Frame 1 (no input): blank canvas, image omitted
Frame 60 (the mouse pressed at the canvas centre just before this capture): blank canvas, image omitted
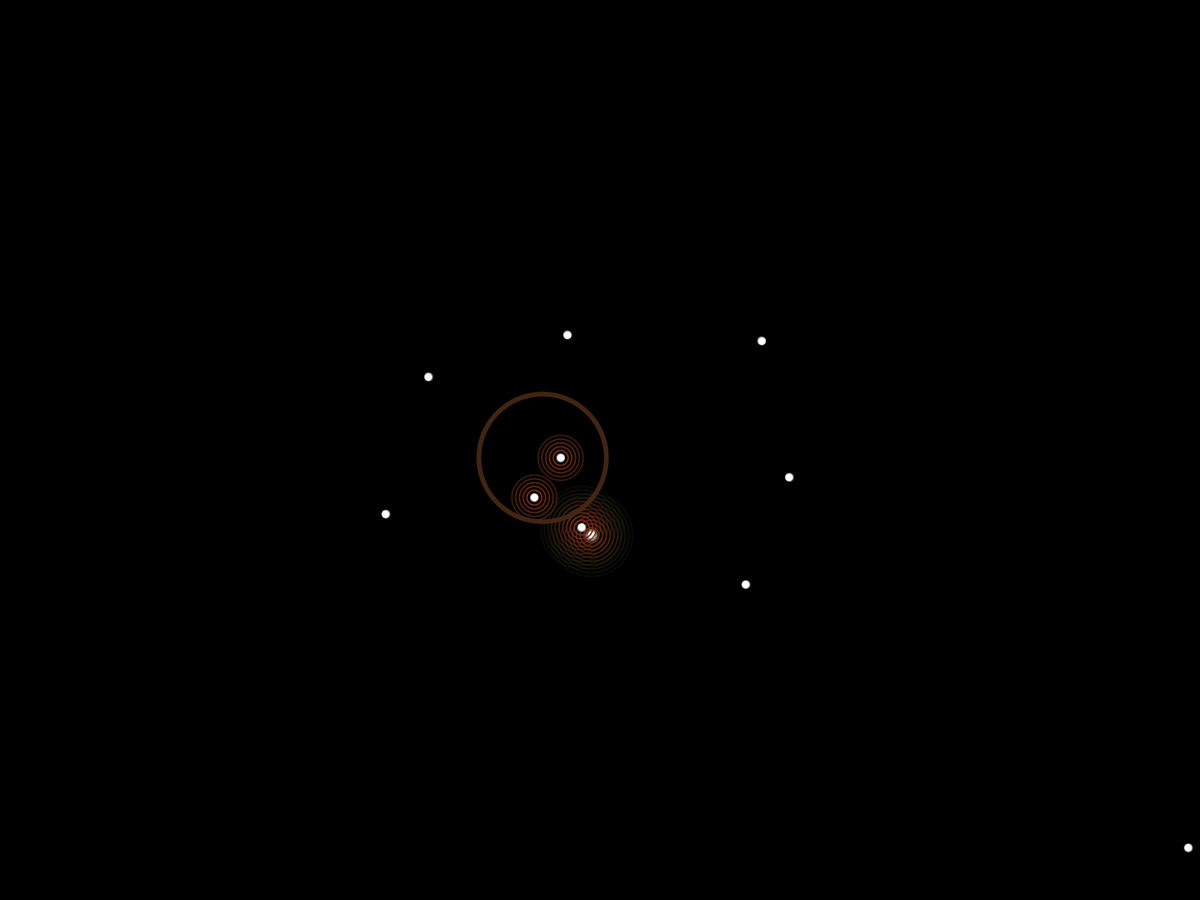
Frame 120 (the mouse held since frame 60 and released just before this capture)

The Processing sketch whose frames 1 and 60 were blank and that drew this single picture after the mouse press (run headless with seeded random() and noise(); from frame 60 on, the mouse is pressed at the canvas centre):

// Processing sketch: Lepettajat_I
// ── Lepettajat_I.pde
Mover [] movers;
Bloomer [] bloomers;
float centX;
float centY;
float easing = 0.005;
int moversQ;
float timeSinceAdd = 0;

void setup () {
  fullScreen ();
  //size (1600, 900);
  background (0);
  frameRate (24);
  smooth ();
  
  centX = width / 2;
  centY = height / 2;
  
  moversQ = 10;
  int variance = 300;
  float moverRad = 10;
  
  movers = new Mover [moversQ];
  bloomers = new Bloomer [0];
  
  int i = 0;
  for (int ang = 0; i < movers.length; ang += 360 / moversQ) {
    float rad = radians (ang);
    float xPos = centX + (cos(rad)) * variance;
    float yPos = centY + (sin(rad)) * variance;
    movers [i] = new Mover (xPos, yPos, moverRad);
    i++;
  }
}

void draw () {
  background (0);
  for (int i = 0; i < movers.length; i++) {
    movers[i].Update ();   
  }
  for (int i = 0; i < bloomers.length; i++) {
    bloomers [i].Update ();
  }
}

// ── Bloomer.pde
class Bloomer {
  
  float xPos;
  float yPos;
  float radius = 0;
  float alph = 255;
  float weight = 8;
  boolean active = true;
  
  Bloomer (float x, float y) {
    xPos = x;
    yPos = y;
  }
  
  void Update () {
    if (active) {
      radius += 10;
      alph -= 1;
      if (weight > 1) {
        weight -= .1;
      }
      Draw ();
    }
    if (radius > width) {
      active = false;
    }
  }
  
  void Draw () {
    stroke (70, 40, 20, alph);
    strokeWeight (weight);
    ellipse (xPos, yPos, radius, radius); 
  }
}

// ── Mover.pde
class Mover {
  
  float xPos;
  float yPos;
  float radius;
  float xDest; 
  float yDest;
  int encounters;
  
  int interval = (int) random (10) + 1;
  
  Mover (float x, float y, float rad) {
    xPos = x;
    yPos = y;
    radius = rad;
    float xd = random (width);
    float yd = random (height); 
    setDest (xd, yd);
  }
  
  void setDest (float xd, float yd) {
    xDest = xd;
    yDest = yd;
  }
  
  void Draw () {
    fill (255);
    stroke (255, 255, 255, 127);
    ellipse (xPos, yPos, radius, radius);
    noFill ();
    for (int e = 0; e < encounters; e++) {
      strokeWeight (2);
      stroke (120 - (10 * e), 40, 20, 255 - (20 * e));
      ellipse (xPos, yPos, radius + 10 * e + 10, radius + 10 * e + 10);
    }
  }
  
  void Update () {
    
    float dx = xDest - xPos;
    float dy = yDest - yPos;
    
    xPos += dx * easing;
    yPos += dy * easing;
    
    if (frameCount % (interval * 10) == 0) {
      float xd = random (width);
      float yd = random (height); 
      setDest (xd, yd);
      if (encounters > 0 && random (4) > 2) {
        encounters--;
      }
    }
    
    if (xPos > (width + radius)) {xPos = 0 - radius;}
    if (xPos < (0 - radius)) {xPos = width + radius;}
    if (yPos > (height + radius)) {yPos = 0 - radius;}
    if (yPos < (0 - radius)) {yPos = height + radius;}
    
    boolean touching = false;
    for (int i = 0; i < movers.length; i++) {
      Mover otherMover = movers [i];
      if (otherMover != this) {
        float dis = dist (xPos, yPos, otherMover.xPos, otherMover.yPos);
        if ((dis - radius - otherMover.radius) < 0) {
          touching = true;
        }
      }
    }
    if (touching) {
      if (movers.length < 100 && frameCount - timeSinceAdd > 100) {
        movers = (Mover []) append (movers, new Mover (width, height, radius));
        timeSinceAdd = frameCount;
        bloomers = (Bloomer []) append (bloomers, new Bloomer (xPos, yPos));
      }
      if (encounters < 10) {
        encounters++;
      }
      setDest (random (height), random (width));
    }
    
    Draw ();
  }
  
}
